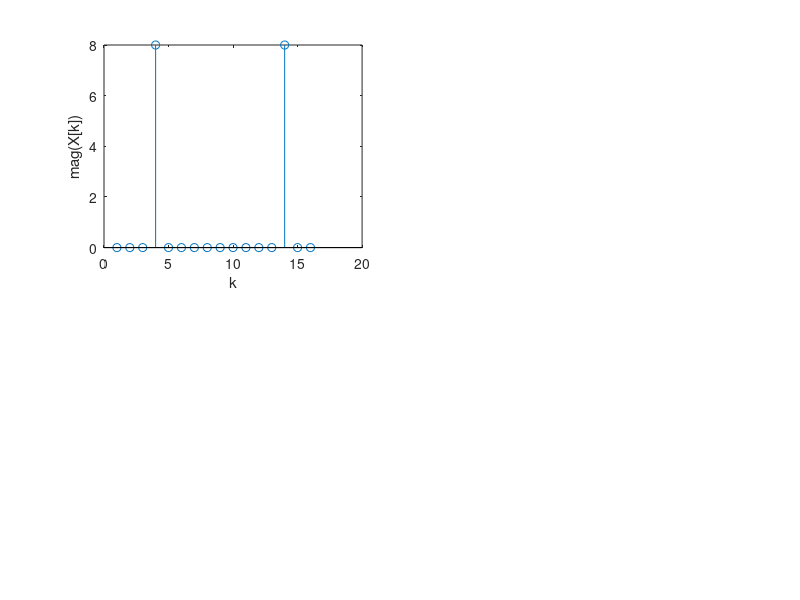

Reproduce this figure in MATLAB. (Note: this script raises an error after producing the figure.)
f0 = 12; %Hz
fs = 64; %Hz
L = 16;
n_range = 0:L-1;
x_n = cos(2*pi*(f0/fs)*n_range);

m = [1,2,4,8];

figure();
for i=1:2
    N = L* m(i);
    Y = fft(x_n,N);
    subplot(2,2,i);
    stem(abs(Y));
    ylabel("mag(X[k])");
    xlabel("k");
    title("DFT v/s k, N="+num2str(N));
end

for i=3:4
    N = L* m(i);
    Y = fft(x_n,N);
    subplot(2,2,i);
    plot(abs(Y));
    ylabel("mag(X[k])");
    xlabel("k");
    title("DFT v/s k, N="+num2str(N));
end


